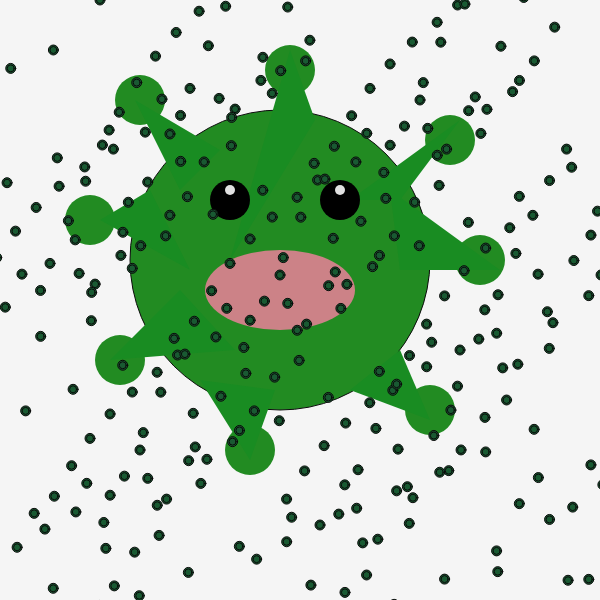
Frame 1 (no input)
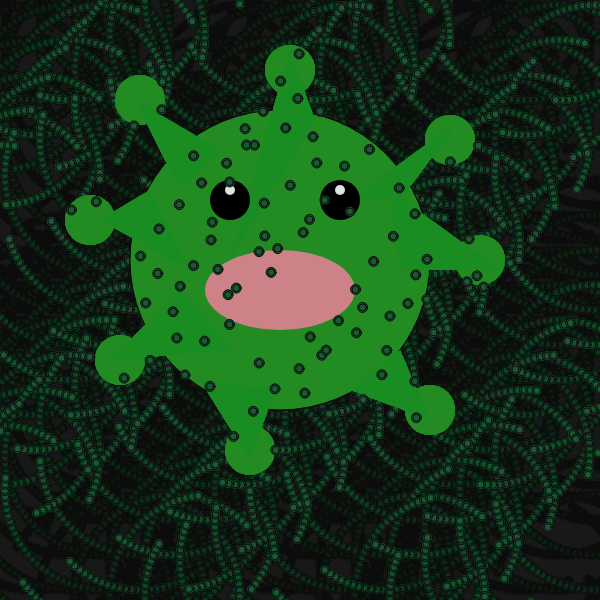
Frame 60 (no input)
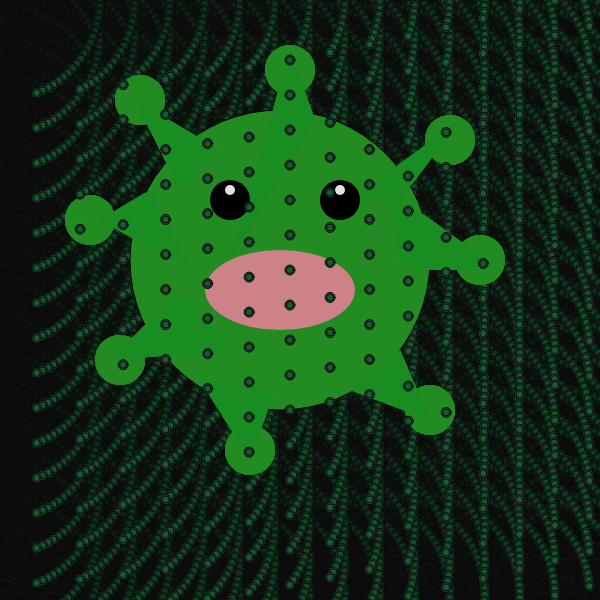
Frame 120 (the mouse pressed at the canvas centre since frame 60)

The p5.js sketch that drew these frames (run headless with seeded random() and noise() and a simulated clock; from frame 60 on, the mouse is pressed at the canvas centre):

// p5.js sketch
// ── sketch.js
 let t = 0; // time variable

function setup() {
  createCanvas(600, 600);
  noStroke();
  
  fill(300, 400, 300);
    
  
}
function draw() {
  background(10, 10); // translucent background (creates trails)
  fill(34, 139, 34);
  stroke(10); 
  //big circle
ellipse(280, 260, 300);
  //cirlce on strands
  noStroke();
  ellipse(450, 140, 50);
  ellipse(480, 260, 50);
  ellipse(120, 360, 50);
  ellipse(140, 100, 50);
  ellipse(290, 70, 50);
  ellipse(90, 220, 50);
  ellipse(250, 450, 50);
  ellipse(430, 410, 50);
  
  //mouth
  noStroke();
    fill(204, 130, 135)
  ellipse(280, 290, 150, 80)
  fill(204, 130, 135)
  //triangle(400, 270, 300, 330, 270, 250);
  
  //strands attached to little balls
  fill(25, 140, 34);
  triangle(180, 190, 135, 100, 220, 150);
  triangle(190, 270, 100, 220, 150, 190);//point, right point,left point, ..., direction on point,makes top point longer 
  triangle(500, 270, 400, 270, 390, 190);
  triangle(430, 420, 400, 350, 350, 390);
   triangle(460, 120, 350, 200, 400, 200);//thin one top right
   triangle(315, 120, 230, 260, 290, 50);
  triangle(110, 360, 235, 350, 180, 290);
  triangle(250, 460, 275, 390, 200, 380);
  
 
  //eyes 
  fill(225, 10, 15);
  ellipse(340, 200, 10, 25)//little eye circles 
  ellipse(230, 200, 10, 25)
  fill(0, 0, 0);
  ellipse(230, 200, 40, 40);
  ellipse(340, 200, 40, 40);
  fill(225, 225, 225);
  ellipse(340, 190, 10, 10)
   ellipse(230, 190, 10, 10)
 
  //colour of little balls 
 fill(25, 90, 50);

  stroke(10);

    //fill(34, 139, 34);get rid if want purple little circles
  
  // make a x and y grid of ellipses
  for (let x = 0; x <= width; x = x + 35) {
    for (let y = 0; y <= height; y = y + 35) {
      // starting point of each circle depends on mouse position
      const xAngle = map(mouseX, 0, width, -5 * PI, 4 * PI, true);
      const yAngle = map(mouseY, 0, height, -4 * PI, 4 * PI, true);
      // and also varies based on the particle's location
      const angle = xAngle * (x / width) + yAngle * (y / height);

      // each particle moves in a circle
      const myX = x + 100 * cos(2 * PI * t + angle);
      const myY = y + 100 * sin(2 * PI * t + angle);

      ellipse(myX, myY, 5); 
      ellipse(myX, myY, 10); 
      ellipse(myX, myY, 7);// draw particle(thickness)
    }
  }

  t = t + 0.01; // update time
}
